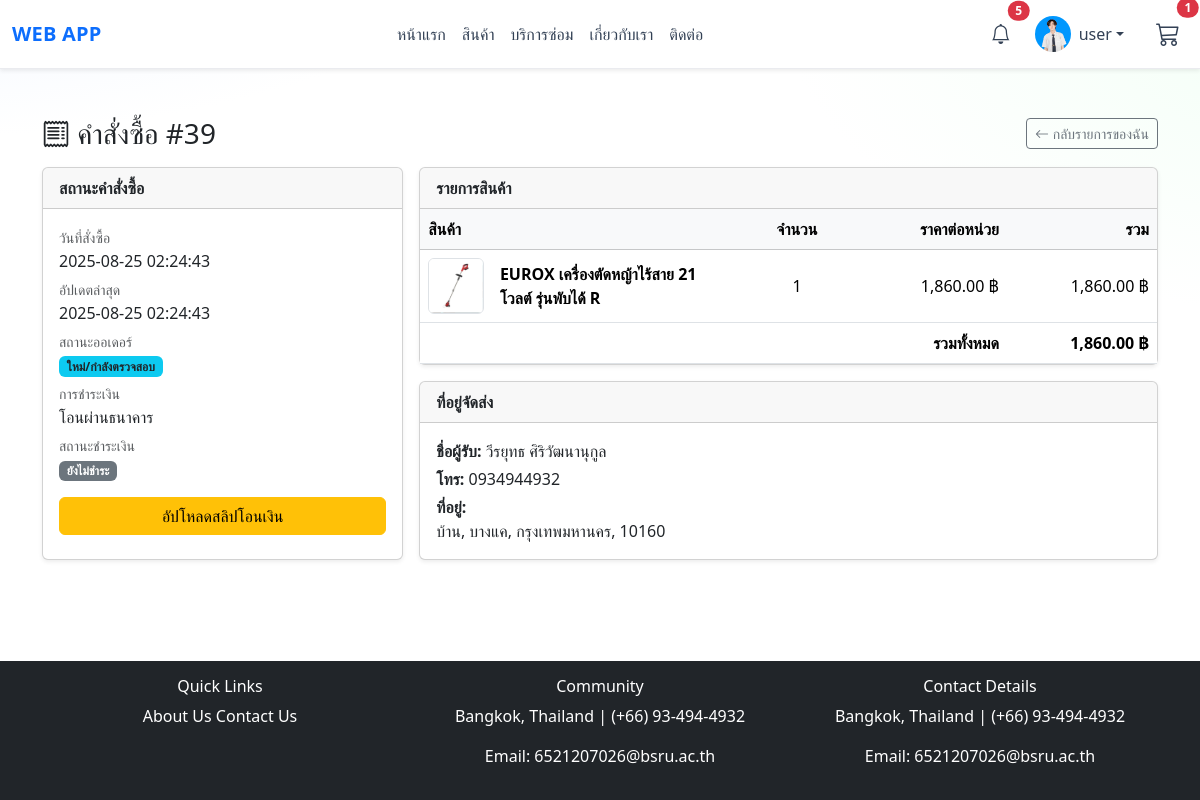
/Home/order_detail.php?id=39 (signed in), run on an earlier commit of the app's database.
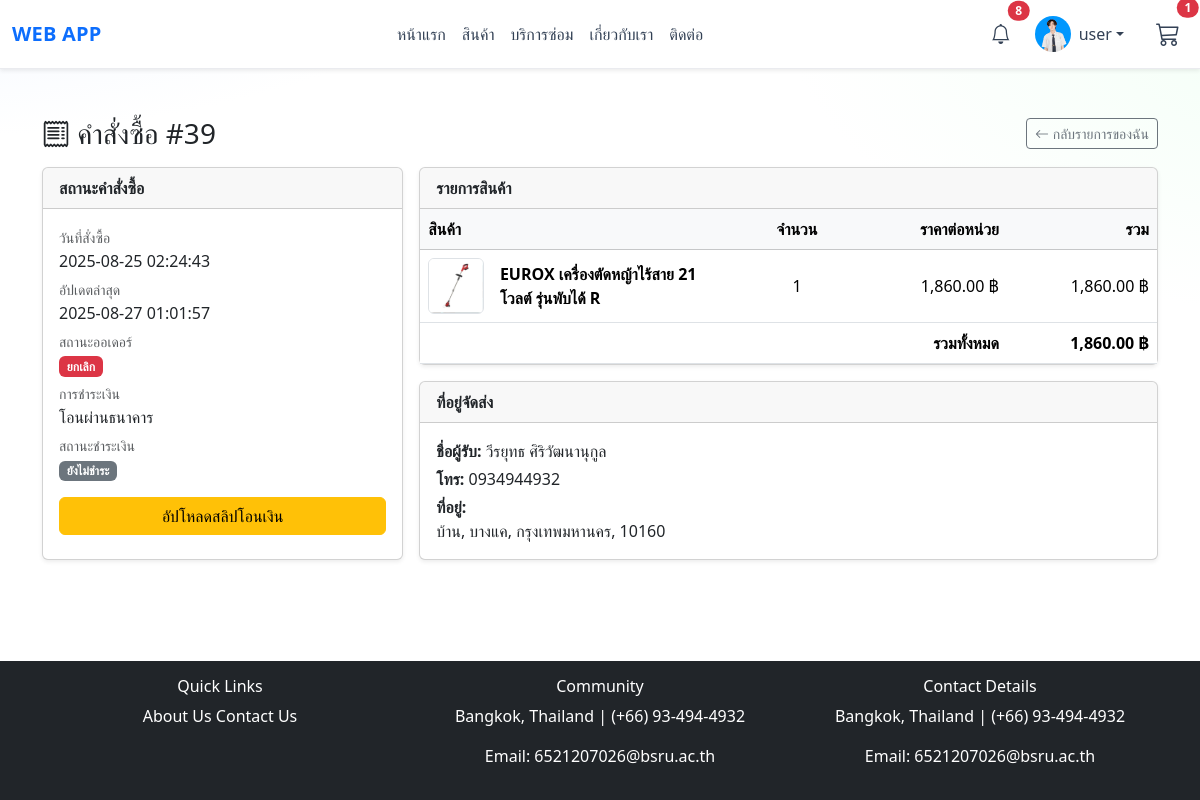
And on a later commit of the database.
### tables this page shows
CREATE TABLE `orders` (
  `id` bigint(20) UNSIGNED NOT NULL,
  `user_id` bigint(20) UNSIGNED NOT NULL,
  `total_price` decimal(10,2) NOT NULL DEFAULT 0.00,
  `status` enum('pending','processing','shipped','delivered','completed','cancel_requested','cancelled') NOT NULL DEFAULT 'pending',
  `payment_status` enum('unpaid','pending','paid','refunded') NOT NULL DEFAULT 'unpaid',
  `stock_deducted` tinyint(1) NOT NULL DEFAULT 0,
  `shipping_name` varchar(150) DEFAULT NULL,
  `shipping_phone` varchar(30) DEFAULT NULL,
  `shipping_address` text DEFAULT NULL,
  `created_at` timestamp NOT NULL DEFAULT current_timestamp(),
  `expires_at` datetime DEFAULT NULL,
  `updated_at` timestamp NULL DEFAULT NULL ON UPDATE current_timestamp(),
  `payment_method` enum('cod','bank') DEFAULT 'cod',
  `slip_image` varchar(255) DEFAULT NULL,
  `cancel_reason` text DEFAULT NULL,
  `cancel_requested_at` timestamp NULL DEFAULT NULL
);

### Home/order_detail.php (the view, shortened to what the changed rows need)
<?php
require __DIR__ . '/includes/db.php';
function h($s){ return htmlspecialchars($s ?? '', ENT_QUOTES, 'UTF-8'); }
function baht($n){ return number_format((float)$n, 2); }
function tPaymentStatus(string $s): string {
  switch($s){
    case 'unpaid':   return 'ยังไม่ชำระ';
  }
}
function tOrderStatus(string $s): string {
  switch($s){
    case 'pending':    return 'ใหม่/กำลังตรวจสอบ';
    case 'cancelled':  return 'ยกเลิก';
  }
}
function tPayMethod(string $s): string {
  return $s === 'bank' ? 'โอนผ่านธนาคาร' : 'เก็บเงินปลายทาง';
}
$user_id  = (int)$_SESSION['user_id'];
$order_id = (int)($_GET['id'] ?? 0);
$sql = "
  SELECT
    o.id, o.user_id,
    o.status          AS order_status,
    o.payment_method, o.payment_status,
    o.created_at,     o.updated_at,
    o.shipping_name,  o.shipping_phone, o.shipping_address,
    o.slip_image
  FROM orders o
  WHERE o.id = ? AND o.user_id = ?
  LIMIT 1
";
$st = $conn->prepare($sql);
$st->bind_param("ii", $order_id, $user_id);
$st->execute();
$order = $st->get_result()->fetch_assoc();
$sql2 = "
  SELECT
    oi.id, oi.product_id, oi.quantity, oi.unit_price,
    p.name AS product_name, p.image AS product_image
  FROM order_items oi
  LEFT JOIN products p ON p.id = oi.product_id
  WHERE oi.order_id = ?
  ORDER BY oi.id ASC
";
$st2 = $conn->prepare($sql2);
$st2->bind_param("i", $order_id);
$st2->execute();
$items = $st2->get_result()->fetch_all(MYSQLI_ASSOC);
$total = 0;
foreach ($items as $it) { $total += $it['quantity'] * $it['unit_price']; }
$orderBadge = [
  'pending'    => 'info text-dark',
  'processing' => 'primary',
  'shipped'    => 'primary',
  'delivered'  => 'success',
  'completed'  => 'success',
  'cancelled'  => 'danger',
];
$payBadge = [
  'unpaid'   => 'secondary',
  'pending'  => 'warning text-dark',
  'paid'     => 'success',
  'expired'  => 'danger',
  'refunded' => 'info text-dark',
];
?>
<!doctype html>
<html lang="th">
<head>
  <link href="https://cdn.jsdelivr.net/npm/bootstrap@5.3.2/dist/css/bootstrap.min.css" rel="stylesheet">
  <link href="https://cdn.jsdelivr.net/npm/bootstrap-icons/font/bootstrap-icons.css" rel="stylesheet">
  <link rel="stylesheet" href="assets/css/style.css">
</head>
<body>
<?php include __DIR__.'/includes/header.php'; ?>
<div class="container py-5">
  <div class="d-flex align-items-center justify-content-between mb-3">
    <h3 class="mb-0">
      <i class="bi bi-receipt"></i> คำสั่งซื้อ #<?= (int)$order['id'] ?>
    </h3>
    <a href="my_orders.php" class="btn btn-outline-secondary btn-sm">
      <i class="bi bi-arrow-left"></i> กลับรายการของฉัน
    </a>
  </div>
  <div class="row g-3">
    <div class="col-lg-4">
      <div class="card h-100 shadow-sm">
        <div class="card-body">
          <p class="mb-1"><small class="text-muted">วันที่สั่งซื้อ</small><br><?= h($order['created_at']) ?></p>
          <?php if (!empty($order['updated_at'])): ?>
            <p class="mb-1"><small class="text-muted">อัปเดตล่าสุด</small><br><?= h($order['updated_at']) ?></p>
          <?php endif; ?>
          <p class="mb-1">
            <small class="text-muted">สถานะออเดอร์</small><br>
            <?php $ob = $orderBadge[$order['order_status']] ?? 'secondary'; ?>
            <span class="badge bg-<?= $ob ?>"><?= h(tOrderStatus((string)$order['order_status'])) ?></span>
          </p>
          <p class="mb-1">
            <small class="text-muted">การชำระเงิน</small><br>
            <?= h(tPayMethod((string)$order['payment_method'])) ?>
          </p>
          <p class="mb-1">
            <small class="text-muted">สถานะชำระเงิน</small><br>
            <?php $pb = $payBadge[$order['payment_status']] ?? 'secondary'; ?>
            <span class="badge bg-<?= $pb ?>"><?= h(tPaymentStatus((string)$order['payment_status'])) ?></span>
          </p>
          <?php if ($order['payment_method']==='bank' && !in_array($order['payment_status'], ['paid','expired','refunded'])): ?>
            <div class="mt-3 d-grid">
              <a class="btn btn-warning" href="upload_slip.php?id=<?= (int)$order['id'] ?>">
              </a>
            </div>
          <?php endif; ?>
        </div>
      </div>
    </div>
    <div class="col-lg-8">
      <div class="card shadow-sm mb-3">
        <?php if (empty($items)): ?>
          <div class="card-body">
            <div class="alert alert-info mb-0">ไม่มีรายการสินค้าในออเดอร์นี้</div>
          </div>
        <?php else: ?>
          <div class="table-responsive">
            <table class="table align-middle mb-0">
              <thead class="table-light">
                <tr>
                  <th>สินค้า</th>
                  <th class="text-center" style="width:120px;">จำนวน</th>
                  <th class="text-end" style="width:150px;">ราคาต่อหน่วย</th>
                  <th class="text-end" style="width:150px;">รวม</th>
                </tr>
              </thead>
              <tfoot>
                <tr>
                  <th colspan="3" class="text-end">รวมทั้งหมด</th>
                  <th class="text-end"><?= baht($total) ?> ฿</th>
                </tr>
              </tfoot>
            </table>
          </div>
        <?php endif; ?>
      </div>
      <div class="card shadow-sm">
        <div class="card-body">
          <div class="mb-1"><strong>ชื่อผู้รับ:</strong> <?= h($order['shipping_name'] ?: '-') ?></div>
          <div class="mb-1"><strong>โทร:</strong> <?= h($order['shipping_phone'] ?: '-') ?></div>
          <div><strong>ที่อยู่:</strong> <div><?= nl2br(h($order['shipping_address'] ?: '-')) ?></div></div>
        </div>
      </div>
    </div>
  </div>
</div>
</body>
</html>

### Home/includes/header.php (shortened to what the changed rows need)
<?php
require __DIR__ . '/db.php';
$isLoggedIn = isset($_SESSION['user_id']);
$cart_count = 0;
$avatar_web = 'uploads/Default_pfp.svg.png';
$navUser = ['username' => 'user'];
if ($isLoggedIn) {
  $uid = (int)$_SESSION['user_id'];
  $st = $conn->prepare("SELECT username, avatar, profile_pic FROM users WHERE id=? LIMIT 1");
  $st->bind_param("i", $uid);
  $st->execute();
  $navUser = $st->get_result()->fetch_assoc() ?: $navUser;
  $avatar_web = (function($u){
    $cands = [];
    if (!empty($u['avatar'])) {
      $a = $u['avatar'];
      if (strpos($a, 'uploads/') !== 0) { $a = 'uploads/' . ltrim($a, '/'); }
      $cands[] = $a;
    }
    if (!empty($u['profile_pic'])) {
      $p = 'uploads/' . ltrim($u['profile_pic'], '/');
      $cands[] = $p;
    }
    $cands[] = 'uploads/Default_pfp.svg.png';
    foreach ($cands as $rel) {
      if (is_file(__DIR__ . '/../' . $rel)) return $rel . '?v=' . time();
    }
    return 'uploads/Default_pfp.svg.png';
  })($navUser);
  if ($res = $conn->query("SHOW TABLES LIKE 'cart_items'")) {
    if ($res->num_rows > 0) {
      $st = $conn->prepare("SELECT COALESCE(SUM(quantity),0) AS total FROM cart_items WHERE user_id=?");
      $st->bind_param("i", $uid);
      $st->execute();
      $row = $st->get_result()->fetch_assoc();
      $cart_count = (int)($row['total'] ?? 0);
    }
  }
  $noti_unread = 0;
  if ($res = $conn->prepare("SELECT COUNT(*) AS c FROM notifications WHERE user_id=? AND is_read=0")) {
    $res->bind_param('i', $uid);
    $res->execute();
    $noti_unread = (int)($res->get_result()->fetch_assoc()['c'] ?? 0);
  }
}
?>
<!DOCTYPE html>
<html lang="th">
<head>
  <link href="https://cdn.jsdelivr.net/npm/bootstrap@5.3.2/dist/css/bootstrap.min.css" rel="stylesheet">
  <link href="https://cdn.jsdelivr.net/npm/bootstrap-icons/font/bootstrap-icons.css" rel="stylesheet">
  <link rel="stylesheet" href="assets/css/style.css">
</head>
<body>
<nav class="navbar navbar-expand-lg bg-white shadow-sm sticky-top" data-bs-theme="light">
  <div class="container-fluid">
    <div class="collapse navbar-collapse" id="navbarNav">
      <ul class="navbar-nav ms-auto align-items-center">
        <?php if ($isLoggedIn): ?>
          <li class="nav-item dropdown me-2">
            <a class="nav-link position-relative" href="#" id="notifDropdown" role="button" data-bs-toggle="dropdown" aria-expanded="false">
              <i class="bi bi-bell fs-5"></i>
              <span id="notif-badge"
                    class="position-absolute top-0 start-100 translate-middle badge rounded-pill bg-danger <?= ($noti_unread>0?'':'d-none') ?>">
                <?= (int)$noti_unread ?>
              </span>
            </a>
          </li>
          <li class="nav-item dropdown">
            <a class="nav-link dropdown-toggle d-flex align-items-center" id="userDropdown" role="button"
               data-bs-toggle="dropdown" aria-expanded="false">
              <img src="<?= h($avatar_web) ?>" class="rounded-circle" width="36" height="36" style="object-fit:cover;">
              <span class="ms-2"><?= h($navUser['username'] ?? 'user') ?></span>
            </a>
          </li>
          <li class="nav-item ms-3 position-relative">
            <a href="cart_view.php" class="nav-link">
              <i class="bi bi-cart3 fs-4"></i>
              <?php if ($cart_count > 0): ?>
                <span id="cart-count" class="position-absolute top-0 start-100 translate-middle badge rounded-pill bg-danger">
                  <?= (int)$cart_count ?>
                </span>
              <?php endif; ?>
            </a>
          </li>
        <?php else: ?>
          <li class="nav-item ms-3">
            <a class="btn btn-outline-primary me-2" href="login.php">เข้าสู่ระบบ</a>
          </li>
        <?php endif; ?>
      </ul>
    </div>
  </div>
</nav>
</body>
</html>

What changed in the data, as far as the page shows it:
changed orders "โอนผ่านธนาคาร": updated_at "2025-08-25 02:24:43" → "2025-08-27 01:01:57"; status "ใหม่/กำลังตรวจสอบ" → "ยกเลิก"
Also different on the page:
$noti_unread: "5" → "8"
